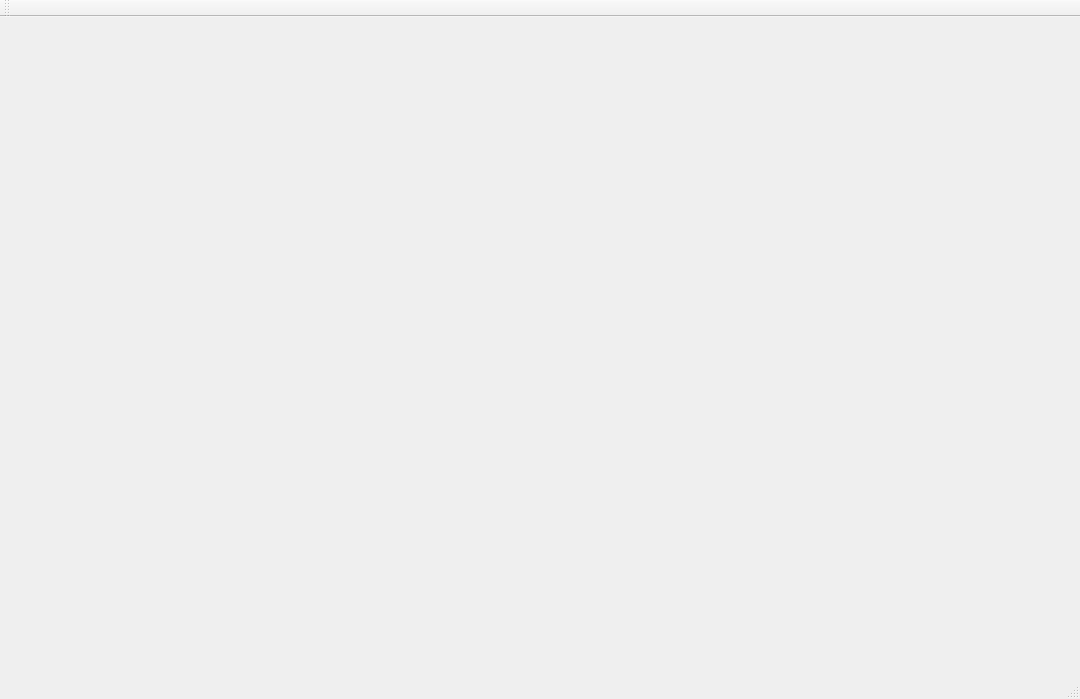
<?xml version="1.0" encoding="UTF-8"?>
<ui version="4.0">
 <class>QtWidgetsApplication1Class</class>
 <widget class="QMainWindow" name="QtWidgetsApplication1Class">
  <property name="geometry">
   <rect>
    <x>0</x>
    <y>0</y>
    <width>1080</width>
    <height>699</height>
   </rect>
  </property>
  <property name="windowTitle">
   <string>QtWidgetsApplication1</string>
  </property>
  <widget class="QWidget" name="centralWidget"/>
  <widget class="QMenuBar" name="menuBar">
   <property name="geometry">
    <rect>
     <x>0</x>
     <y>0</y>
     <width>1080</width>
     <height>22</height>
    </rect>
   </property>
  </widget>
  <widget class="QToolBar" name="mainToolBar">
   <attribute name="toolBarArea">
    <enum>TopToolBarArea</enum>
   </attribute>
   <attribute name="toolBarBreak">
    <bool>false</bool>
   </attribute>
  </widget>
  <widget class="QStatusBar" name="statusBar"/>
  <action name="actionApri">
   <property name="text">
    <string>Apri</string>
   </property>
  </action>
  <action name="actionSalva">
   <property name="text">
    <string>Salva</string>
   </property>
  </action>
  <action name="actionSalva_con_nome">
   <property name="text">
    <string>Salva con nome</string>
   </property>
  </action>
  <action name="actionPennello">
   <property name="text">
    <string>Pennello</string>
   </property>
  </action>
 </widget>
 <layoutdefault spacing="6" margin="11"/>
 <resources>
  <include location="QtWidgetsApplication1.qrc"/>
 </resources>
 <connections/>
</ui>
